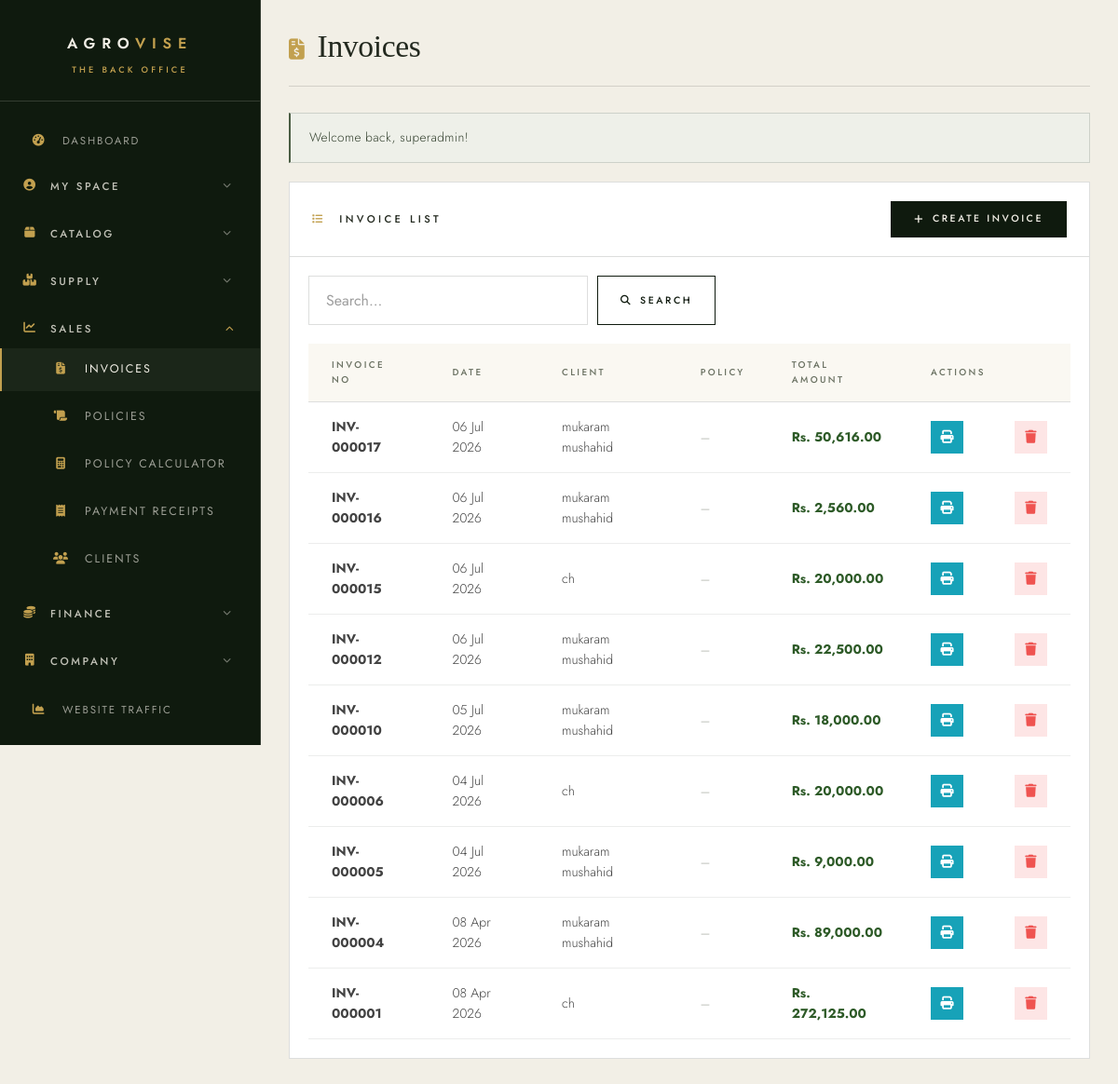
/admin/invoices.php (signed in), run on the app's committed database.
### tables this page shows
CREATE TABLE `invoices` (
  `id` int NOT NULL AUTO_INCREMENT,
  `invoice_no` varchar(50) NOT NULL,
  `client_id` int NOT NULL,
  `date` date NOT NULL,
  `total_amount` decimal(10,2) NOT NULL DEFAULT '0.00',
  `created_at` timestamp NULL DEFAULT CURRENT_TIMESTAMP,
  `employee_id` int DEFAULT NULL,
  `policy_id` int DEFAULT NULL,
  PRIMARY KEY (`id`),
  UNIQUE KEY `invoice_no` (`invoice_no`),
  KEY `client_id` (`client_id`)
);

CREATE TABLE `clients` (
  `id` int NOT NULL AUTO_INCREMENT,
  `name` varchar(255) NOT NULL,
  `address` text NOT NULL,
  `cnic` varchar(20) NOT NULL,
  `phone` varchar(20) NOT NULL,
  `govt_reg_no` varchar(100) DEFAULT NULL,
  `area` varchar(100) NOT NULL,
  `employee_id` int DEFAULT NULL,
  `created_at` timestamp NULL DEFAULT CURRENT_TIMESTAMP,
  PRIMARY KEY (`id`)
);

### includes/functions.php (called while the page is built, shortened)
<?php
function getFlashMessage() {
    if (isset($_SESSION['flash'])) {
        $flash = $_SESSION['flash'];
        return $flash;
    }
    return null;
}
function sanitize($input) {
    return htmlspecialchars(trim($input ?? ''), ENT_QUOTES, 'UTF-8');
}
?>

### admin/invoices.php (the view, shortened to what this page needs)
<?php
require_once '../includes/functions.php';
$conn = getDBConnection();
$search = trim($_GET['search'] ?? '');
$query = "
    SELECT i.*, c.name as client_name, po.name as policy_name
    FROM invoices i
    JOIN clients c ON i.client_id = c.id
    LEFT JOIN policies po ON po.id = i.policy_id
    WHERE 1=1
";
$params = [];
$query .= " ORDER BY i.created_at DESC";
$stmt = $conn->prepare($query);
$stmt->execute($params);
$invoices = $stmt->fetchAll();
$flash = getFlashMessage();
?>
<!DOCTYPE html>
<html lang="en">
<head>
    <link rel="stylesheet" href="https://cdnjs.cloudflare.com/ajax/libs/font-awesome/6.4.0/css/all.min.css">
    <link rel="stylesheet" href="../assets/css/style.css?v=ed3">
</head>
<body class="admin-body">
    <div class="admin-wrapper">
        <?php require __DIR__ . '/../includes/admin-sidebar.php'; ?>
        <main class="admin-main">
            <div class="admin-header">
                <h1><i class="fas fa-file-invoice-dollar"></i> Invoices</h1>
            </div>
            <?php if ($flash): ?>
            <div class="alert alert-<?php echo $flash['type']; ?>">
                <?php echo $flash['message']; ?>
            </div>
            <?php endif; ?>
            <div class="data-card">
                <div class="data-card-header">
                    <h2><i class="fas fa-list"></i> Invoice List</h2>
                    <a href="add-invoice.php" class="btn btn-primary btn-sm"><i class="fas fa-plus"></i> Create Invoice</a>
                </div>
                <div style="padding: 20px;">
                    <form method="GET" style="display: flex; gap: 10px; margin-bottom: 20px;">
                        <input type="text" name="search" class="form-input" placeholder="Search..." value="<?php echo sanitize($search); ?>" style="max-width: 300px;">
                        <button type="submit" class="btn btn-secondary btn-sm"><i class="fas fa-search"></i> Search</button>
                    </form>
                    <table class="data-table">
                        <thead>
                            <tr>
                                <th>Invoice No</th>
                                <th>Date</th>
                                <th>Client</th>
                                <th>Policy</th>
                                <th>Total Amount</th>
                                <th>Actions</th>
                            </tr>
                        </thead>
                        <tbody>
                            <?php foreach ($invoices as $inv): ?>
                            <tr>
                                <td><strong><?php echo sanitize($inv['invoice_no']); ?></strong></td>
                                <td><?php echo date('d M Y', strtotime($inv['date'])); ?></td>
                                <td><?php echo sanitize($inv['client_name']); ?></td>
                                <td>
                                    <?php if (!empty($inv['policy_name'])): ?>
                                        <span style="display:inline-block; padding:3px 9px; font-size:0.66rem; font-weight:600; background:rgba(194,160,79,0.16); color:#7a6320;">
                                            <?php echo sanitize($inv['policy_name']); ?>
                                        </span>
                                    <?php else: ?>
                                        <small style="color:#8a8f83;">&mdash;</small>
                                    <?php endif; ?>
                                </td>
                                <td><strong style="color: var(--primary-green);">Rs. <?php echo number_format($inv['total_amount'], 2); ?></strong></td>
                                <td>
                                    <div class="action-btns">
                                        <a href="print-invoice.php?id=<?php echo $inv['id']; ?>" target="_blank" class="btn-icon" style="background:#17a2b8; color:white;" title="Print"><i class="fas fa-print"></i></a>
                                        <a href="edit-invoice.php?id=<?php echo $inv['id']; ?>" class="btn-icon" style="background:var(--warning); color:white;" title="Edit"><i class="fas fa-edit"></i></a>
                                        <a href="?delete=<?php echo $inv['id']; ?>" class="btn-icon delete" title="Delete" onclick="return confirm('Ensure stock is restored upon deletion.');"><i class="fas fa-trash"></i></a>
                                    </div>
                                </td>
                            </tr>
                            <?php endforeach; ?>
                        </tbody>
                    </table>
                </div>
            </div>
        </main>
    </div>
</body>
</html>

### data on the page
invoices: invoice_no "INV-000017", date "06 Jul 2026", client.name "mukaram mushahid", total_amount "50,616.00"
invoices: invoice_no "INV-000016", date "06 Jul 2026", client.name "mukaram mushahid", total_amount "2,560.00"
invoices: invoice_no "INV-000015", date "06 Jul 2026", client.name "ch", total_amount "20,000.00"
invoices: invoice_no "INV-000012", date "06 Jul 2026", client.name "mukaram mushahid", total_amount "22,500.00"
invoices: invoice_no "INV-000010", date "05 Jul 2026", client.name "mukaram mushahid", total_amount "18,000.00"
invoices: invoice_no "INV-000006", date "04 Jul 2026", client.name "ch", total_amount "20,000.00"
invoices: invoice_no "INV-000005", date "04 Jul 2026", client.name "mukaram mushahid", total_amount "9,000.00"
invoices: invoice_no "INV-000004", date "08 Apr 2026", client.name "mukaram mushahid", total_amount "89,000.00"
invoices: invoice_no "INV-000001", date "08 Apr 2026", client.name "ch", total_amount "272,125.00"

### other printed values
$flash['message'] "Welcome back, superadmin!"
